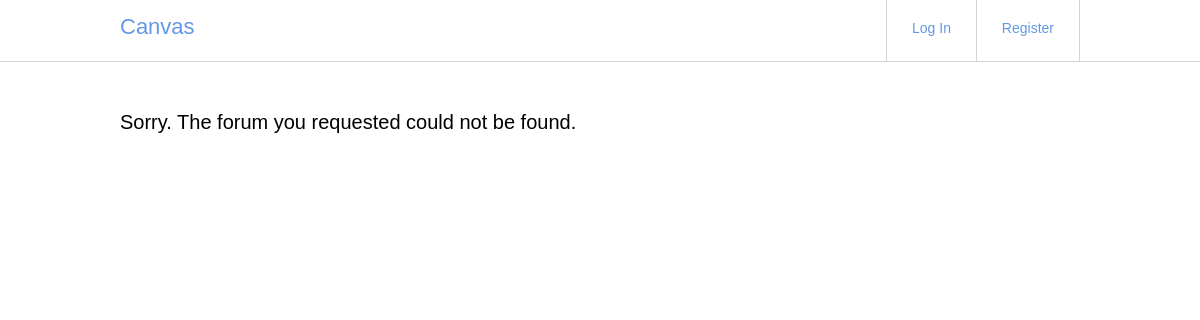
Before: /canvasbb/forum/978477 with the older database file.
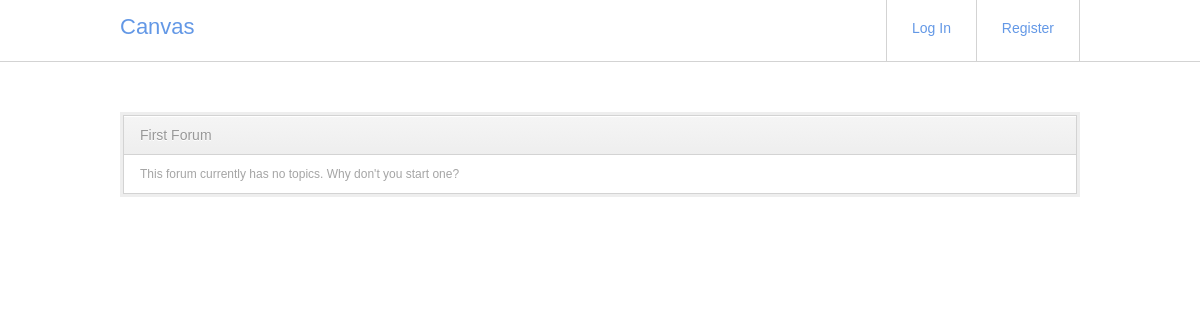
After: the same page with the newer database file.
### tables this page shows
CREATE TABLE IF NOT EXISTS `forums` (
  `id` int(11) NOT NULL AUTO_INCREMENT,
  `fid` int(6) NOT NULL,
  `cid` int(11) NOT NULL,
  `name` varchar(255) NOT NULL,
  `description` text NOT NULL,
  PRIMARY KEY (`id`),
  UNIQUE KEY `fid` (`fid`)
);

### canvas/bootstrap.php (called while the page is built, shortened)
<?php
require APP . 'canvas.php';
include Router::getResource();
?>

### wires/boostrap.php (called while the page is built, shortened)
<?php
require APP . 'bootstrap.php';
?>

### index.php (called while the page is built, shortened)
<?php
require SYS . 'boostrap.php';
?>

### canvas/models/fetcher.php (called while the page is built, shortened)
<?php
class Fetcher {
	private static $forum = null;
	public static function getForum($fid = -1){
		if($fid == -1){
			if(is_null(static::$forum)){
				static::$forum = static::getForum(Canvas::getID());
			}
			return static::$forum;
		}
		$query = 'SELECT fid, name, description FROM forums WHERE fid = :fid LIMIT 1';
		$result = DB::queryObj($query, array('fid' => $fid));
		$result->setFetchMode(PDO::FETCH_CLASS, 'Forum');
		return $result->fetch();
	}
}
?>

### canvas/canvas.php (called while the page is built, shortened)
<?php
class Canvas {
	public static function getForum($fid = -1){
		return Fetcher::getForum($fid);
	}
}
?>

### wires/database/db.php (called while the page is built, shortened)
<?php
class DB {
	private static $connection = null;
	public static function connect($config){
		try{
			$base = 'mysql:host=' . $config['host'] . ';port=' . $config['port'] . ';dbname=' . $config['name'];
			static::$connection = new PDO($base, $config['user'], $config['pass']);
		}
		catch(Exception $exception){
			Error::log($exception);
		}
	}
	public static function queryObj($query, $param){
		if(static::isConnected()){
			$query = static::$connection->prepare($query);
			if(!is_null($param) && is_array($param)){
				foreach($param as $key => $value){
					$query->bindValue($key, $value);
				}
			}
			$query->execute();
			return $query;
		}
		else{
			return null;
		}
	}
	public static function isConnected(){
		return static::$connection !== null;
	}
}
?>

### canvas/components/forum.php (called while the page is built, shortened)
<?php
class Forum {
	private $name;
	private $fid;
	private $topics = array();
	public function getTopics(){
		if(!is_null($this->topics) && count($this->topics)){
			return $this->topics;
		}
		else{
			$result = DB::queryObj('SELECT tid, fid, name, author, startDate FROM topics WHERE fid = :fid ORDER BY updateDate DESC', array('fid' => $this->fid));
			$result = $result->fetchAll(PDO::FETCH_CLASS, 'Topic');
			$this->topics = $result;
			return is_null($result) ? array() : $result;
		}
	}
	public function getName(){
		return $this->name;
	}
}
?>

### themes/default/forum.php (the view, shortened to what this page needs)
<!DOCTYPE html>
<html>
	<head>
			<?php if(Canvas::getForum()): ?>
				<?php echo Canvas::getForum()->getName(); ?>
			<?php else: ?>
				Forum Not Found
			<?php endif; ?>
		<?php include 'includes/head.php'; ?>
	</head>
	<body>
		<?php include 'includes/header.php'; ?>
		<section id="wrapper">
			<?php if(Canvas::getForum()): ?>
				<section class="wrap">
					<div class="innerwrap">
						<header>
							<h3><?php echo Canvas::getForum()->getName(); ?></h3>
						</header>
						<section class="bodywrap">
							<?php if(count(Canvas::getForum()->getTopics())): ?>
								<?php foreach(Canvas::getForum()->getTopics() as $topic): ?>
									<article class="row">
										<header>
											<a href="<?php echo Canvas::getBase(); ?>topic/<?php echo $topic->getID(); ?>">
												<?php echo $topic->getName(); ?>
											</a>
										</header>
										<aside>
											<time>
												Started by
												 <a href="<?php echo $topic->getAuthor()->getProfileURL(); ?>"><?php echo $topic->getAuthor()->getUsername(); ?></a>
												 on <?php echo $topic->getStartDate('%B %d, %Y at %#I:%M %p'); ?>.
											</time>
										</aside>
									</article>
								<?php endforeach; ?>
							<?php else: ?>
								<article class="row">
									<p>This forum currently has no topics. Why don't you start one?</p>
								</article>
							<?php endif; ?>
						</section>
					</div>
				</section>
			<?php else: ?>
				<h2>
					Sorry. The forum you requested could not be found.
				</h2>
			<?php endif; ?>
		</section>
	</body>
</html>

Changed rows visible on the page:
added forums: name "First Forum"
Other visible differences:
text no longer shown: "Sorry. The forum you requested could not be found."
text now shown: "This forum currently has no topics. Why don't you start one?"
